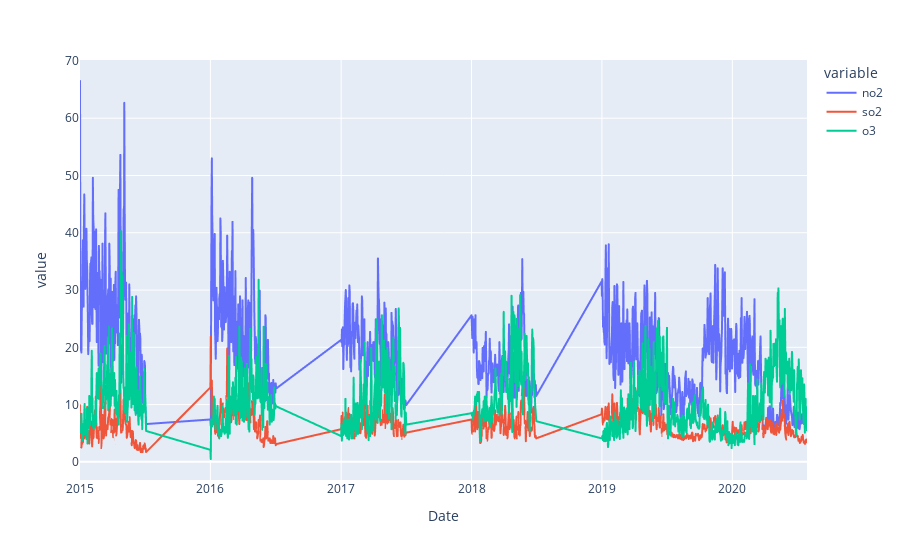

Notebook source saved alongside this figure:
### Code cell
dfpd=dfp[dfp['City'].isin(['Delhi'])]
fig=px.line(dfpd,'Date',['no2','so2','o3'])
#fig.update_xaxes(rangeslider_visible=True)
fig.show()

### Figure 1 — Plotly figure (JSON) as saved in the notebook; plotly's stock layout.template omitted (floating-point values rounded to 4 significant figures; data arrays with more than 128 entries replaced by an {"elided": "..."} marker saying what was removed)
{"data": [{"hovertemplate": "variable=no2<br>Date=%{x}<br>value=%{y}<extra></extra>", "legendgroup": "no2", "line": {"color": "#636efa", "dash": "solid"}, "mode": "lines", "name": "no2", "showlegend": true, "type": "scattergl", "x": {"elided": "1311 str values"}, "xaxis": "x", "y": {"elided": "1311 float values"}, "yaxis": "y"}, {"hovertemplate": "variable=so2<br>Date=%{x}<br>value=%{y}<extra></extra>", "legendgroup": "so2", "line": {"color": "#EF553B", "dash": "solid"}, "mode": "lines", "name": "so2", "showlegend": true, "type": "scattergl", "x": {"elided": "1311 str values"}, "xaxis": "x", "y": {"elided": "1311 float values"}, "yaxis": "y"}, {"hovertemplate": "variable=o3<br>Date=%{x}<br>value=%{y}<extra></extra>", "legendgroup": "o3", "line": {"color": "#00cc96", "dash": "solid"}, "mode": "lines", "name": "o3", "showlegend": true, "type": "scattergl", "x": {"elided": "1311 str values"}, "xaxis": "x", "y": {"elided": "1311 float values"}, "yaxis": "y"}], "layout": {"autosize": true, "legend": {"title": {"text": "variable"}, "tracegroupgap": 0}, "margin": {"t": 60}, "xaxis": {"anchor": "y", "autorange": true, "domain": [0, 1], "range": ["2015-01-01", "2020-07-28"], "title": {"text": "Date"}, "type": "date"}, "yaxis": {"anchor": "x", "autorange": true, "domain": [0, 1], "range": [-3.167, 70.17], "title": {"text": "value"}, "type": "linear"}}}
